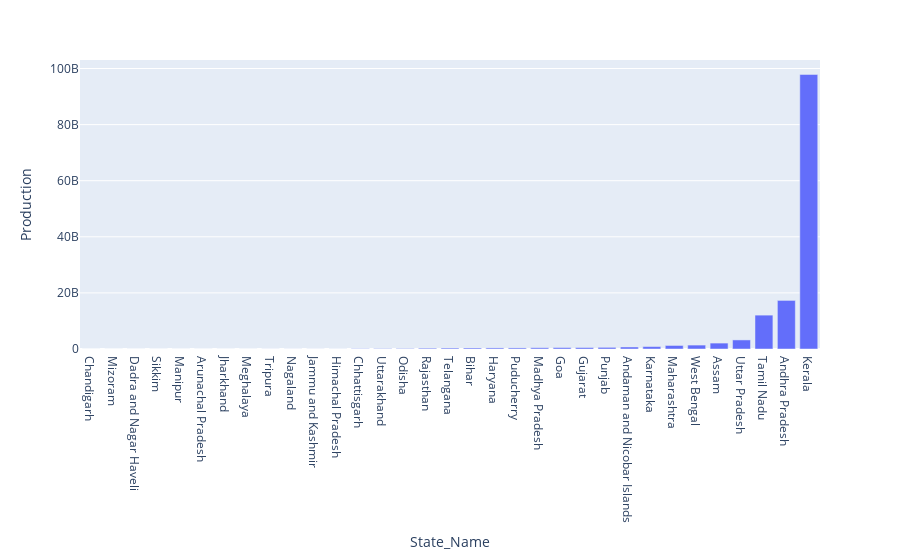

Notebook cell for this chart:
### Code cell
overall=df.groupby(by='State_Name')['Production'].sum().reset_index().sort_values(by='Production')
px.bar(overall,'State_Name','Production')

### Figure 1 — Plotly figure (JSON) as saved in the notebook; plotly's stock layout.template omitted (floating-point values rounded to 4 significant figures)
{"data": [{"alignmentgroup": "True", "hovertemplate": "State_Name=%{x}<br>Production=%{y}<extra></extra>", "legendgroup": "", "marker": {"color": "#636efa", "pattern": {"shape": ""}}, "name": "", "offsetgroup": "", "orientation": "v", "showlegend": false, "textposition": "auto", "type": "bar", "x": ["Chandigarh", "Mizoram", "Dadra and Nagar Haveli", "Sikkim", "Manipur", "Arunachal Pradesh", "Jharkhand", "Meghalaya", "Tripura", "Nagaland", "Jammu and Kashmir ", "Himachal Pradesh", "Chhattisgarh", "Uttarakhand", "Odisha", "Rajasthan", "Telangana ", "Bihar", "Haryana", "Puducherry", "Madhya Pradesh", "Goa", "Gujarat", "Punjab", "Andaman and Nicobar Islands", "Karnataka", "Maharashtra", "West Bengal", "Assam", "Uttar Pradesh", "Tamil Nadu", "Andhra Pradesh", "Kerala"], "xaxis": "x", "y": [63960.0, 1662000.0, 1847871, 2435735, 5230917, 6824000.0, 10780000.0, 12112496, 12522917, 12765950, 13290000.0, 17810000.0, 101000000.0, 132177355, 160900000.0, 281300000.0, 335147930, 366500000.0, 381273890, 384724502, 448800000.0, 505800000.0, 524291337, 586385001, 718200000.0, 863400000.0, 1264000000.0, 1398000000.0, 2111751759, 3234000000.0, 12080000000.0, 17324590296, 97880000000.0], "yaxis": "y"}], "layout": {"autosize": true, "barmode": "relative", "legend": {"tracegroupgap": 0}, "margin": {"t": 60}, "xaxis": {"anchor": "y", "autorange": true, "domain": [0, 1], "range": [-0.5, 32.5], "title": {"text": "State_Name"}, "type": "category"}, "yaxis": {"anchor": "x", "autorange": true, "domain": [0, 1], "range": [0, 103000000000.0], "title": {"text": "Production"}, "type": "linear"}}}
